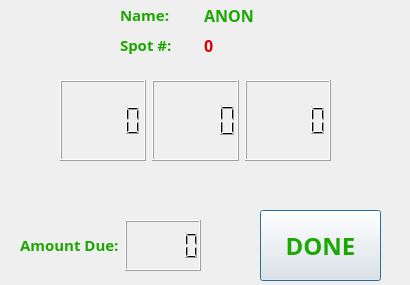
<?xml version="1.0" encoding="UTF-8"?>
<ui version="4.0">
 <class>Status</class>
 <widget class="QDialog" name="Status">
  <property name="geometry">
   <rect>
    <x>0</x>
    <y>0</y>
    <width>410</width>
    <height>285</height>
   </rect>
  </property>
  <property name="windowTitle">
   <string>Dialog</string>
  </property>
  <property name="styleSheet">
   <string notr="true">background-image: url(:/img/images/blak.jpg);</string>
  </property>
  <widget class="QWidget" name="layoutWidget">
   <property name="geometry">
    <rect>
     <x>120</x>
     <y>0</y>
     <width>161</width>
     <height>31</height>
    </rect>
   </property>
   <layout class="QHBoxLayout" name="horizontalLayout">
    <item>
     <widget class="QLabel" name="label">
      <property name="palette">
       <palette>
        <active>
         <colorrole role="WindowText">
          <brush brushstyle="SolidPattern">
           <color alpha="255">
            <red>28</red>
            <green>167</green>
            <blue>3</blue>
           </color>
          </brush>
         </colorrole>
        </active>
        <inactive>
         <colorrole role="WindowText">
          <brush brushstyle="SolidPattern">
           <color alpha="255">
            <red>28</red>
            <green>167</green>
            <blue>3</blue>
           </color>
          </brush>
         </colorrole>
        </inactive>
        <disabled>
         <colorrole role="WindowText">
          <brush brushstyle="SolidPattern">
           <color alpha="255">
            <red>120</red>
            <green>120</green>
            <blue>120</blue>
           </color>
          </brush>
         </colorrole>
        </disabled>
       </palette>
      </property>
      <property name="font">
       <font>
        <family>Rockwell</family>
        <pointsize>14</pointsize>
        <weight>75</weight>
        <bold>true</bold>
       </font>
      </property>
      <property name="styleSheet">
       <string notr="true">background-image: url(:/img/images/white.png);</string>
      </property>
      <property name="text">
       <string>&lt;html&gt;&lt;head/&gt;&lt;body&gt;&lt;p&gt;&lt;span style=&quot; font-size:11pt;&quot;&gt;Name:&lt;/span&gt;&lt;/p&gt;&lt;/body&gt;&lt;/html&gt;</string>
      </property>
     </widget>
    </item>
    <item>
     <widget class="QLabel" name="label_4">
      <property name="palette">
       <palette>
        <active>
         <colorrole role="WindowText">
          <brush brushstyle="SolidPattern">
           <color alpha="255">
            <red>28</red>
            <green>167</green>
            <blue>3</blue>
           </color>
          </brush>
         </colorrole>
        </active>
        <inactive>
         <colorrole role="WindowText">
          <brush brushstyle="SolidPattern">
           <color alpha="255">
            <red>28</red>
            <green>167</green>
            <blue>3</blue>
           </color>
          </brush>
         </colorrole>
        </inactive>
        <disabled>
         <colorrole role="WindowText">
          <brush brushstyle="SolidPattern">
           <color alpha="255">
            <red>120</red>
            <green>120</green>
            <blue>120</blue>
           </color>
          </brush>
         </colorrole>
        </disabled>
       </palette>
      </property>
      <property name="font">
       <font>
        <family>Rockwell Condensed</family>
        <pointsize>12</pointsize>
        <weight>75</weight>
        <bold>true</bold>
       </font>
      </property>
      <property name="styleSheet">
       <string notr="true"> 
 
background-image: url(:/img/images/white.png);</string>
      </property>
      <property name="text">
       <string>&lt;html&gt;&lt;head/&gt;&lt;body&gt;&lt;p&gt;&lt;span style=&quot; font-size:12pt;&quot;&gt;ANON&lt;/span&gt;&lt;/p&gt;&lt;/body&gt;&lt;/html&gt;</string>
      </property>
     </widget>
    </item>
   </layout>
  </widget>
  <widget class="QWidget" name="layoutWidget">
   <property name="geometry">
    <rect>
     <x>120</x>
     <y>30</y>
     <width>161</width>
     <height>31</height>
    </rect>
   </property>
   <layout class="QHBoxLayout" name="horizontalLayout_2">
    <item>
     <widget class="QLabel" name="label_2">
      <property name="palette">
       <palette>
        <active>
         <colorrole role="WindowText">
          <brush brushstyle="SolidPattern">
           <color alpha="255">
            <red>28</red>
            <green>167</green>
            <blue>3</blue>
           </color>
          </brush>
         </colorrole>
        </active>
        <inactive>
         <colorrole role="WindowText">
          <brush brushstyle="SolidPattern">
           <color alpha="255">
            <red>28</red>
            <green>167</green>
            <blue>3</blue>
           </color>
          </brush>
         </colorrole>
        </inactive>
        <disabled>
         <colorrole role="WindowText">
          <brush brushstyle="SolidPattern">
           <color alpha="255">
            <red>120</red>
            <green>120</green>
            <blue>120</blue>
           </color>
          </brush>
         </colorrole>
        </disabled>
       </palette>
      </property>
      <property name="font">
       <font>
        <family>Rockwell</family>
        <pointsize>14</pointsize>
        <weight>75</weight>
        <bold>true</bold>
       </font>
      </property>
      <property name="styleSheet">
       <string notr="true">background-image: url(:/img/images/white.png);</string>
      </property>
      <property name="text">
       <string>&lt;html&gt;&lt;head/&gt;&lt;body&gt;&lt;p&gt;&lt;span style=&quot; font-size:11pt;&quot;&gt;Spot #:&lt;/span&gt;&lt;/p&gt;&lt;/body&gt;&lt;/html&gt;</string>
      </property>
     </widget>
    </item>
    <item>
     <widget class="QLabel" name="label_5">
      <property name="palette">
       <palette>
        <active>
         <colorrole role="WindowText">
          <brush brushstyle="SolidPattern">
           <color alpha="255">
            <red>220</red>
            <green>0</green>
            <blue>3</blue>
           </color>
          </brush>
         </colorrole>
        </active>
        <inactive>
         <colorrole role="WindowText">
          <brush brushstyle="SolidPattern">
           <color alpha="255">
            <red>220</red>
            <green>0</green>
            <blue>3</blue>
           </color>
          </brush>
         </colorrole>
        </inactive>
        <disabled>
         <colorrole role="WindowText">
          <brush brushstyle="SolidPattern">
           <color alpha="255">
            <red>120</red>
            <green>120</green>
            <blue>120</blue>
           </color>
          </brush>
         </colorrole>
        </disabled>
       </palette>
      </property>
      <property name="font">
       <font>
        <family>Rockwell Condensed</family>
        <pointsize>12</pointsize>
        <weight>75</weight>
        <bold>true</bold>
       </font>
      </property>
      <property name="styleSheet">
       <string notr="true">background-image: url(:/img/images/white.png);</string>
      </property>
      <property name="text">
       <string>&lt;html&gt;&lt;head/&gt;&lt;body&gt;&lt;p&gt;&lt;span style=&quot; font-size:12pt;&quot;&gt;0&lt;/span&gt;&lt;/p&gt;&lt;/body&gt;&lt;/html&gt;</string>
      </property>
     </widget>
    </item>
   </layout>
  </widget>
  <widget class="QWidget" name="layoutWidget">
   <property name="geometry">
    <rect>
     <x>20</x>
     <y>220</y>
     <width>181</width>
     <height>51</height>
    </rect>
   </property>
   <layout class="QHBoxLayout" name="horizontalLayout_3">
    <item>
     <widget class="QLabel" name="label_3">
      <property name="palette">
       <palette>
        <active>
         <colorrole role="WindowText">
          <brush brushstyle="SolidPattern">
           <color alpha="255">
            <red>28</red>
            <green>167</green>
            <blue>3</blue>
           </color>
          </brush>
         </colorrole>
        </active>
        <inactive>
         <colorrole role="WindowText">
          <brush brushstyle="SolidPattern">
           <color alpha="255">
            <red>28</red>
            <green>167</green>
            <blue>3</blue>
           </color>
          </brush>
         </colorrole>
        </inactive>
        <disabled>
         <colorrole role="WindowText">
          <brush brushstyle="SolidPattern">
           <color alpha="255">
            <red>120</red>
            <green>120</green>
            <blue>120</blue>
           </color>
          </brush>
         </colorrole>
        </disabled>
       </palette>
      </property>
      <property name="font">
       <font>
        <family>Rockwell</family>
        <pointsize>14</pointsize>
        <weight>75</weight>
        <bold>true</bold>
       </font>
      </property>
      <property name="styleSheet">
       <string notr="true"> 
background-image: url(:/img/images/white.png);</string>
      </property>
      <property name="text">
       <string>&lt;html&gt;&lt;head/&gt;&lt;body&gt;&lt;p&gt;&lt;span style=&quot; font-size:11pt;&quot;&gt;Amount Due:&lt;/span&gt;&lt;/p&gt;&lt;/body&gt;&lt;/html&gt;</string>
      </property>
     </widget>
    </item>
    <item>
     <widget class="QLCDNumber" name="lcdNumber">
      <property name="styleSheet">
       <string notr="true">background-image: url(:/img/images/whiteyellow.png);</string>
      </property>
     </widget>
    </item>
   </layout>
  </widget>
  <widget class="QWidget" name="layoutWidget">
   <property name="geometry">
    <rect>
     <x>60</x>
     <y>80</y>
     <width>271</width>
     <height>81</height>
    </rect>
   </property>
   <layout class="QHBoxLayout" name="horizontalLayout_4">
    <item>
     <widget class="QLCDNumber" name="lcdNumber_2">
      <property name="font">
       <font>
        <family>Small Fonts</family>
        <pointsize>10</pointsize>
        <weight>75</weight>
        <bold>true</bold>
       </font>
      </property>
      <property name="styleSheet">
       <string notr="true">background-image: url(:/img/images/whiteyellow.png);</string>
      </property>
     </widget>
    </item>
    <item>
     <widget class="QLCDNumber" name="lcdNumber_3">
      <property name="styleSheet">
       <string notr="true">background-image:url(:/img/images/whiteyellow.png);</string>
      </property>
     </widget>
    </item>
    <item>
     <widget class="QLCDNumber" name="lcdNumber_4">
      <property name="styleSheet">
       <string notr="true">background-image: url(:/img/images/whiteyellow.png);
 </string>
      </property>
     </widget>
    </item>
   </layout>
  </widget>
  <widget class="QPushButton" name="pushButton">
   <property name="geometry">
    <rect>
     <x>260</x>
     <y>210</y>
     <width>121</width>
     <height>71</height>
    </rect>
   </property>
   <property name="palette">
    <palette>
     <active>
      <colorrole role="ButtonText">
       <brush brushstyle="SolidPattern">
        <color alpha="255">
         <red>28</red>
         <green>167</green>
         <blue>3</blue>
        </color>
       </brush>
      </colorrole>
     </active>
     <inactive>
      <colorrole role="ButtonText">
       <brush brushstyle="SolidPattern">
        <color alpha="255">
         <red>28</red>
         <green>167</green>
         <blue>3</blue>
        </color>
       </brush>
      </colorrole>
     </inactive>
     <disabled>
      <colorrole role="ButtonText">
       <brush brushstyle="SolidPattern">
        <color alpha="255">
         <red>120</red>
         <green>120</green>
         <blue>120</blue>
        </color>
       </brush>
      </colorrole>
     </disabled>
    </palette>
   </property>
   <property name="font">
    <font>
     <family>Rockwell Extra Bold</family>
     <pointsize>18</pointsize>
     <weight>75</weight>
     <bold>true</bold>
    </font>
   </property>
   <property name="text">
    <string>DONE</string>
   </property>
  </widget>
 </widget>
 <resources/>
 <connections/>
</ui>
